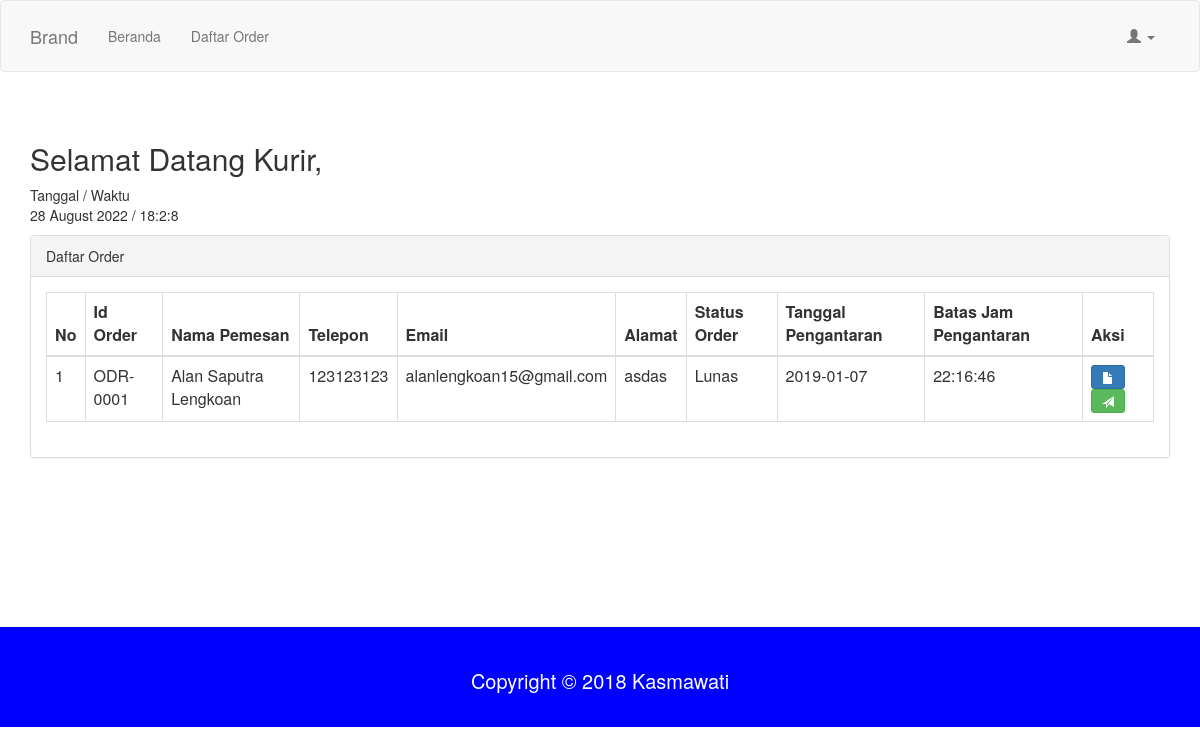
/kurir/order.php, run on an earlier commit of the app's database.
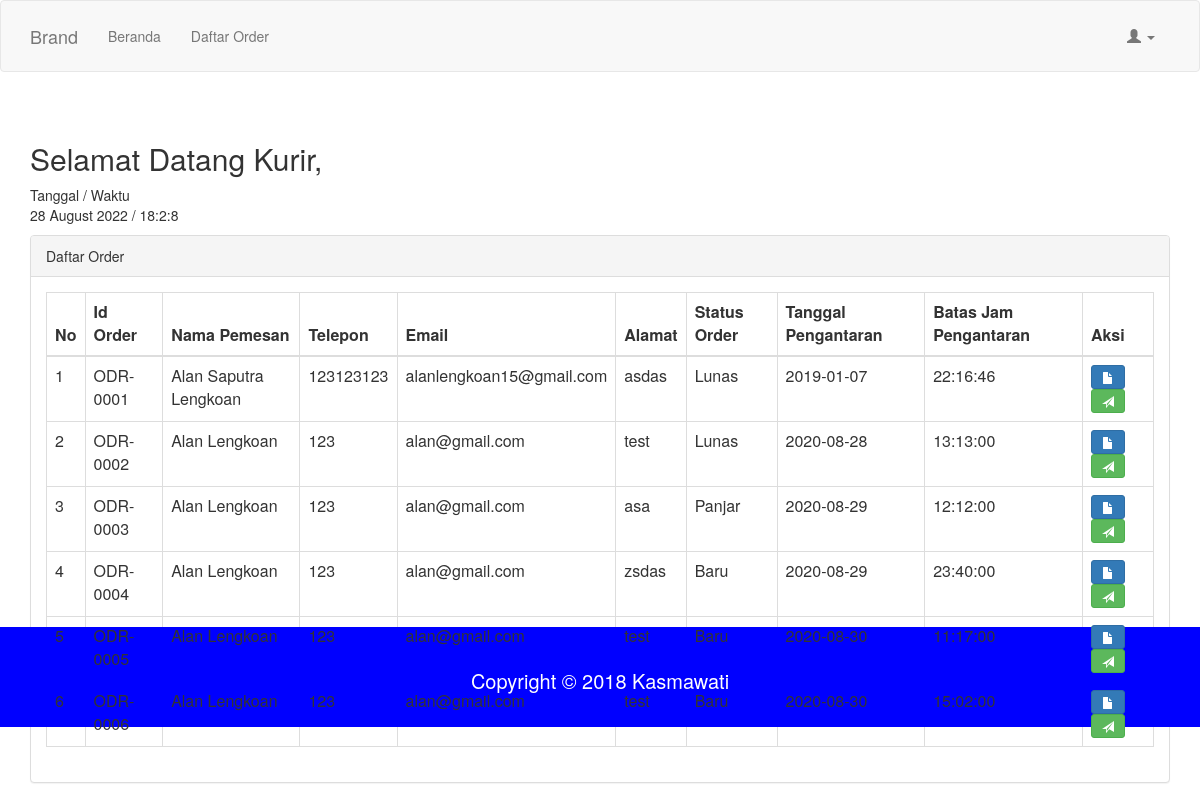
And on a later commit of the database.
### tables this page shows
CREATE TABLE `orders` (
  `id_orders` varchar(10) NOT NULL,
  `uid` varchar(10) NOT NULL,
  `nama_kustomer` varchar(100) NOT NULL,
  `alamat` text NOT NULL,
  `telpon` varchar(20) NOT NULL,
  `email` varchar(50) NOT NULL,
  `status_order` varchar(50) NOT NULL DEFAULT 'Baru',
  `status_pembayaran` varchar(20) NOT NULL,
  `jam_p` time NOT NULL,
  `tgl_p` date NOT NULL,
  `tgl_order` date NOT NULL,
  `jam_order` time NOT NULL
);

### kurir/order.php (the view, shortened to what this page needs)
<?php
  include_once "../config/koneksi.php";
?>
<!DOCTYPE html>
<html lang="en" dir="ltr">
<head>
  <link href="vendor/bootstrap/css/bootstrap.min.css" rel="stylesheet">
  <link rel="stylesheet" href="css/style.css">
</head>
  <body onload="setInterval('reloadwaktu()');">
    <?php require_once 'navbar.php'; ?>
    <section class="content">
      <div class="container">
        <h2>Selamat Datang Kurir, <?= $nama ?></h2>
        Tanggal / Waktu<p id="getwaktu"></p>
        <div class="panel panel-default">
          <div class="panel-heading">
            Daftar Order
          </div>
          <div class="panel-body">
            <div class="table-responsive">
              <table class="table table-bordered">
                <thead>
                  <tr>
                    <th>No</th>
                    <th>Id Order</th>
                    <th>Nama Pemesan</th>
                    <th>Telepon</th>
                    <th>Email</th>
                    <th>Alamat</th>
                    <th>Status Order</th>
                    <th>Tanggal Pengantaran</th>
                    <th>Batas Jam Pengantaran</th>
                    <th>Aksi</th>
                  </tr>
                </thead>
                <tbody>
                  <?php
                  $sql   = "SELECT * FROM orders";
                  $query = mysqli_query($koneksi, $sql);
                  $no = 1;
                  while ($row = mysqli_fetch_object($query)) {
                    ?>
                    <tr>
                      <td><?= $no++ ?></td>
                      <td><?= $row->id_orders ?></td>
                      <td><?= $row->nama_kustomer ?></td>
                      <td><?= $row->telpon ?></td>
                      <td><?= $row->email ?></td>
                      <td><?= $row->alamat ?></td>
                      <td><?= $row->status_order ?></td>
                      <td><?= $row->tgl_p ?></td>
                      <td><?= $row->jam_p ?></td>
                      <td>
                        <a class="btn btn-primary btn-sm" href="order_detail.php?id_order=<?= $row->id_orders ?>"><span class="glyphicon glyphicon-file"></span> </a>
                        <a class="btn btn-success btn-sm" href="order_ubah.php?id_order=<?= $row->id_orders ?>"><span class="glyphicon glyphicon-send"></span> </a>
                      </td>
                    </tr>
                  <?php } ?>
                </tbody>
              </table>
            </div>
          </div>
        </div>
      </div>
    </section>
    <footer class="footer">
      <div class="container">
        <p class="text-center">Copyright &copy; 2018 Kasmawati</p>
      </div>
    </footer>
  </body>
</html>

What changed in the data, as far as the page shows it:
added orders: id_orders "ODR-0002", nama_kustomer "Alan Lengkoan", telpon "123", email "alan@gmail.com", alamat "test", status_order "Lunas", tgl_p "2020-08-28", jam_p "13:13:00"
added orders: id_orders "ODR-0003", nama_kustomer "Alan Lengkoan", telpon "123", email "alan@gmail.com", alamat "asa", status_order "Panjar", tgl_p "2020-08-29", jam_p "12:12:00"
added orders: id_orders "ODR-0004", nama_kustomer "Alan Lengkoan", telpon "123", email "alan@gmail.com", alamat "zsdas", status_order "Baru", tgl_p "2020-08-29", jam_p "23:40:00"
added orders: id_orders "ODR-0005", nama_kustomer "Alan Lengkoan", telpon "123", email "alan@gmail.com", alamat "test", status_order "Baru", tgl_p "2020-08-30", jam_p "11:17:00"
added orders: id_orders "ODR-0006", nama_kustomer "Alan Lengkoan", telpon "123", email "alan@gmail.com", alamat "test", status_order "Baru", tgl_p "2020-08-30", jam_p "15:02:00"
